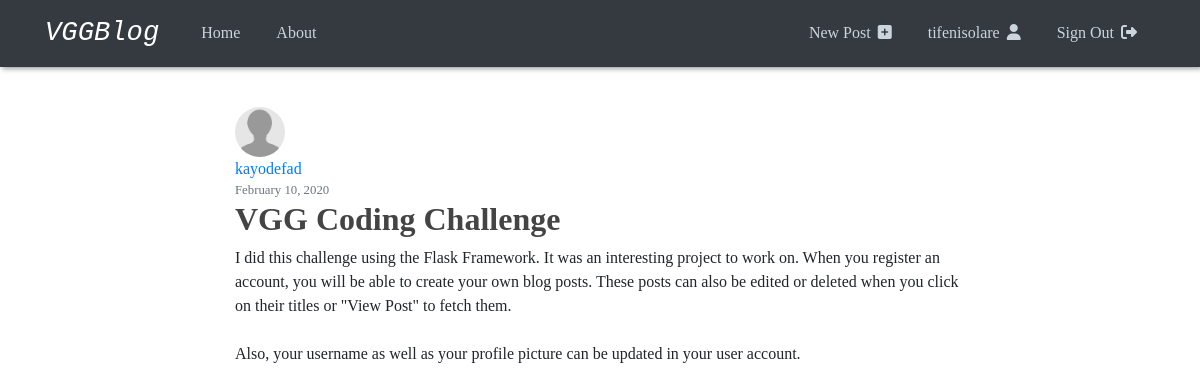
The app's page /post/1 (signed in) with its own data.
### vggblog/models.py (models this page shows, shortened)
class User(db.Model, UserMixin):
  id = db.Column(db.Integer, primary_key=True)
  username = db.Column(db.String(20), unique=True, nullable=False)
  image_file = db.Column(db.String(20), nullable=False, default='default.jpg')
  password = db.Column(db.String(60), nullable=False)
  posts = db.relationship('Post', backref='author', lazy=True)

class Post(db.Model):
  id = db.Column(db.Integer, primary_key=True)
  title = db.Column(db.String(100), nullable=False)
  date_posted = db.Column(db.DateTime, nullable=False, default=datetime.utcnow)
  content = db.Column(db.Text, nullable=False)
  user_id = db.Column(db.Integer, db.ForeignKey('user.id'), nullable=False)

### vggblog/routes.py (the view)
@app.route('/post/<int:post_id>')
def post(post_id):
  post = Post.query.get_or_404(post_id)
  return render_template('post.html', title=post.title, post=post)

### vggblog/models.py (called while the page is built)
@login_manager.user_loader
def load_user(user_id):
  return User.query.get(int(user_id))

### vggblog/templates/post.html (shortened to what this page needs)
{% extends "layout.html" %}
{% block content %}
  <article class="content-section">
    <img class="rounded-circle article-img" src="{{url_for('static', filename='profile_pics/' + post.author.image_file)}}" alt="">
    <div class="media-body">
      <div class="article-metadata">
        <a class="mr-2" href="#">{{ post.author.username }}</a>
        <small class="text-muted">{{ post.date_posted.strftime('%B %d, %Y') }}</small>
      </div>
      <h2 class="article-title">{{ post.title }}</h2>
      <p class="article-content">{{ post.content }}</p>
    </div>
  </article>
{% endblock content %}

### vggblog/templates/layout.html (shortened to what this page needs)
<!DOCTYPE html>
<html lang="en">
  <head>
    <link
      rel="stylesheet"
      href="https://stackpath.bootstrapcdn.com/bootstrap/4.4.1/css/bootstrap.min.css"
    />
    <link rel="stylesheet" type="text/css" href="{{ url_for('static', filename='main.css') }}">
  </head>
  <body>
    <header class="site-header">
      <nav class="navbar navbar-expand-md navbar-dark bg-dark">
        <div class="container">
          <a class="navbar-brand mr-4" href="{{ url_for('home') }}">VGGBlog</a>
          <div class="collapse navbar-collapse" id="navbarToggle">
            <div class="navbar-nav mr-auto">
              <a class="nav-item nav-link" href="{{ url_for('home') }}">Home</a>
              <a class="nav-item nav-link" href="{{ url_for('about') }}">About</a>
            </div>
            <div class="navbar-nav">
              {% if current_user.is_authenticated %}
              <a class="nav-item nav-link" href="{{ url_for('new_post') }}">New Post <i class="fas fa-plus-square"></i></a>
              <a style="text-transform: lowercase;" class="nav-item nav-link" href="{{ url_for('account') }}">{{current_user.username}} <i class="fas fa-user"></i></a s>
              <a class="nav-item nav-link" href="{{ url_for('logout') }}">Sign Out <i class="fas fa-sign-out-alt"></i></a>
              {% else %}
              <a class="nav-item nav-link" href="{{ url_for('login') }}">Sign In <i class="fas fa-sign-in-alt"></i></a>
              <a class="nav-item nav-link" href="{{ url_for('register') }}">Become a Member <i class="fas fa-hand-point-right"></i></a>
              {% endif %}
            </div>
          </div>
        </div>
      </nav>
    </header>
    <main role="main" class="container">
    <div class="row">
      <div class="col-md-8 mx-auto">
        {% block content %}{% endblock %}
      </div>
    </div>
    </main>
  </body>
</html>

### vggblog/static/main.css (style rules this page uses)
body { font-family: Cambria, Cochin, Georgia, Times, 'Times New Roman', serif; }
h1, h2, h3, h4, h5, h6 { color: #444444; }
header { position: sticky; top: 0; z-index: 50; box-shadow: 2px 2px 5px rgb(161, 163, 163); }
.site-header .navbar-brand { font-family: 'Cookie', cursive; font-family: 'Courier New', Courier, monospace; font-style: italic; font-size: 1.7rem; }
.site-header .navbar-nav .nav-link { color: #cbd5db; margin: 0 10px; }
.site-header .navbar-nav i { margin-left: 3px; }
main { margin-top: 2.5rem; }
.article-title { color: #444444; font-weight: bold; }
.article-content { white-space: pre-line; }
.article-img { height: 50px; width: 50px; margin-right: 16px; }
.article-metadata { display: flex; flex-direction: column; }

### records on screen
User: username "tifenisolare"
User: image_file (placeholder picture), author.username "kayodefad"
Post: date_posted "February 10, 2020", title "VGG Coding Challenge", content "I did this challenge using the Flask Framework. It was an interesting project to work on. When you register an account, you will be able to create your own blog posts. These posts can also be edited or deleted when you click on their titles or \"View Post\" to fetch them. Also, your username as well as your profile picture can be updated in your user account."
